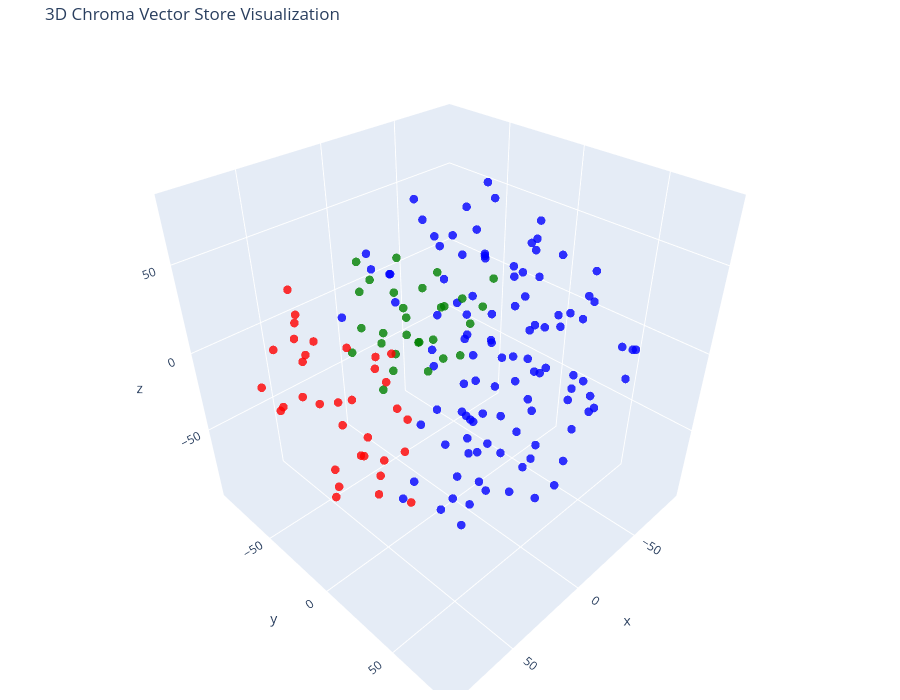

Source (notebook cell):
### Code cell
tsne = TSNE(n_components=3, random_state=42)
reduced_vectors = tsne.fit_transform(vectors)

# Create the 3D scatter plot
fig = go.Figure(data=[go.Scatter3d(
    x=reduced_vectors[:, 0],
    y=reduced_vectors[:, 1],
    z=reduced_vectors[:, 2],
    mode='markers',
    marker=dict(size=5, color=colors, opacity=0.8),
    text=[f"Type: {t}<br>Text: {d[:100]}..." for t, d in zip(doc_types, documents)],
    hoverinfo='text'
)])

fig.update_layout(
    title='3D Chroma Vector Store Visualization',
    scene=dict(xaxis_title='x', yaxis_title='y', zaxis_title='z'),
    width=900,
    height=700,
    margin=dict(r=10, b=10, l=10, t=40)
)

fig.show()

### Figure 1 — Plotly figure (JSON) as saved in the notebook; plotly's stock layout.template omitted (floating-point values rounded to 4 significant figures; data arrays with more than 128 entries replaced by an {"elided": "..."} marker saying what was removed)
{"data": [{"hoverinfo": "text", "marker": {"color": {"elided": "171 str values"}, "opacity": 0.8, "size": 5}, "mode": "markers", "text": {"elided": "171 str values"}, "type": "scatter3d", "x": {"elided": "171 float values"}, "y": {"elided": "171 float values"}, "z": {"elided": "171 float values"}}], "layout": {"height": 700, "margin": {"b": 10, "l": 10, "r": 10, "t": 40}, "scene": {"xaxis": {"title": {"text": "x"}}, "yaxis": {"title": {"text": "y"}}, "zaxis": {"title": {"text": "z"}}}, "title": {"text": "3D Chroma Vector Store Visualization"}, "width": 900}}
